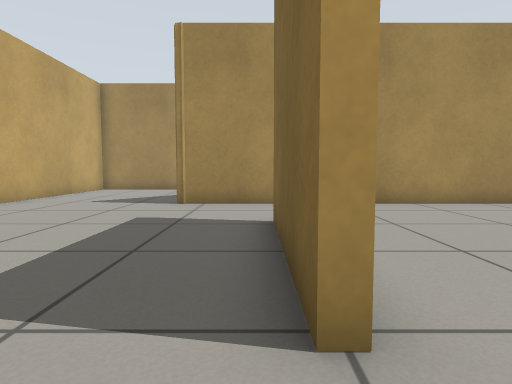
View 1 (above)

16 first-person views from a walk through a Gazebo world. The camera is 0.5 m above the floor, tilts 4° down and sees 75° across. The floor is counted in squares, 0.5 m on a side. Each view is taken from the middle of a square. On the plan, view 1 faces up. The plan holds only what a view shows up to about 12 squares ahead; the rest is blank.

View 2
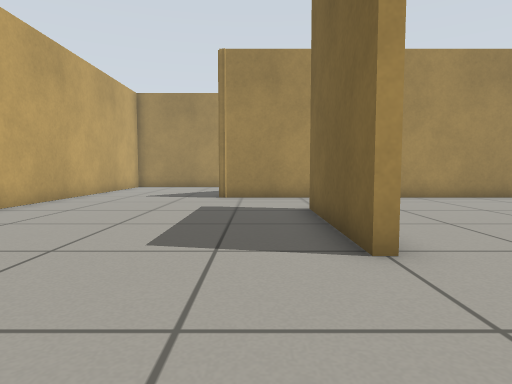

View 3
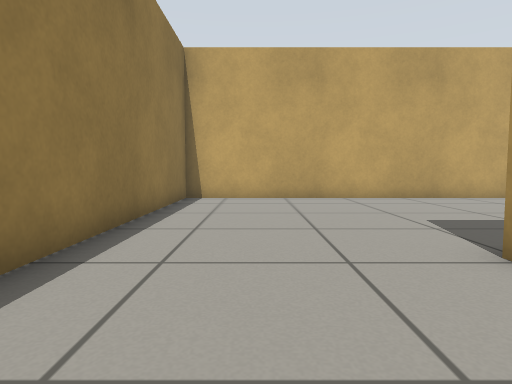

View 4
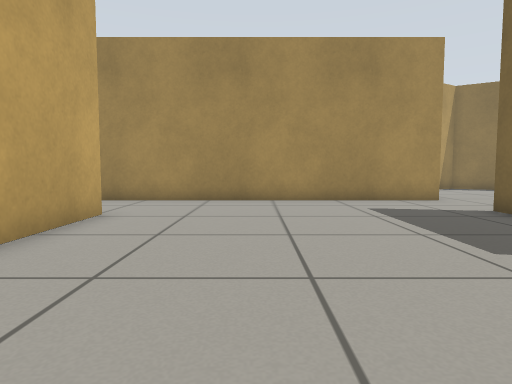

View 5
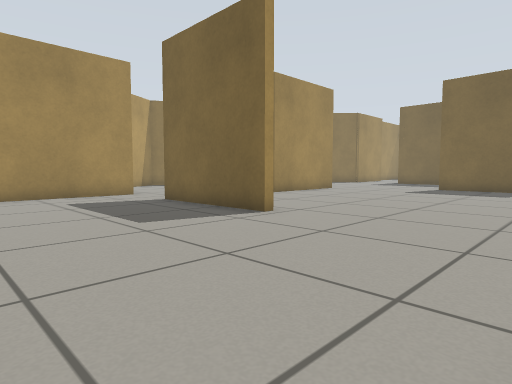

View 6
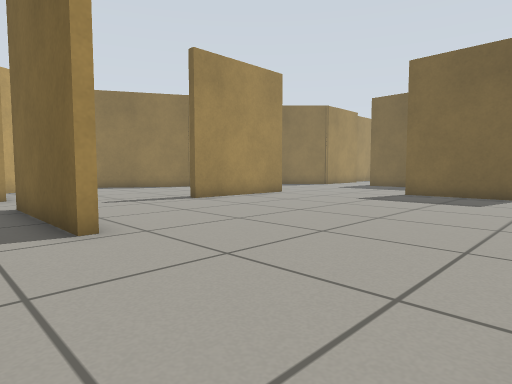

View 7
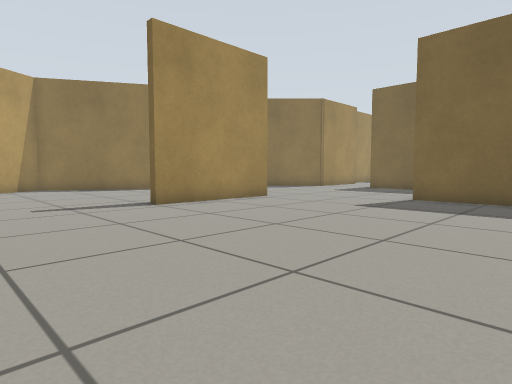

View 8
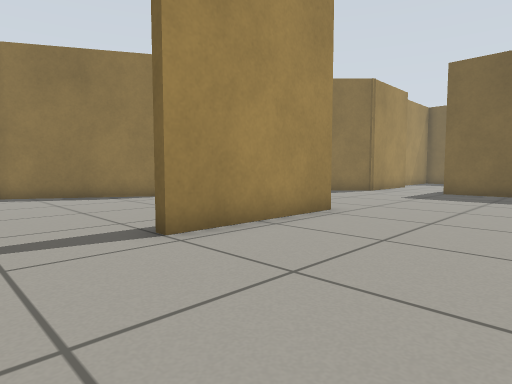

View 9
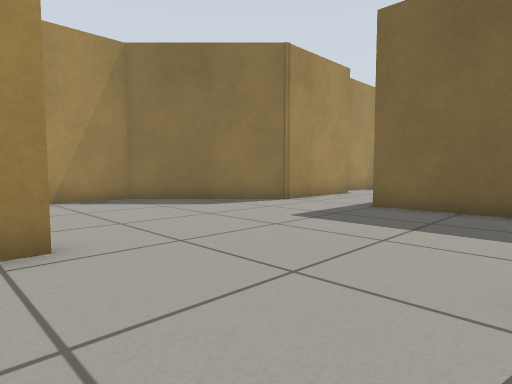

View 10
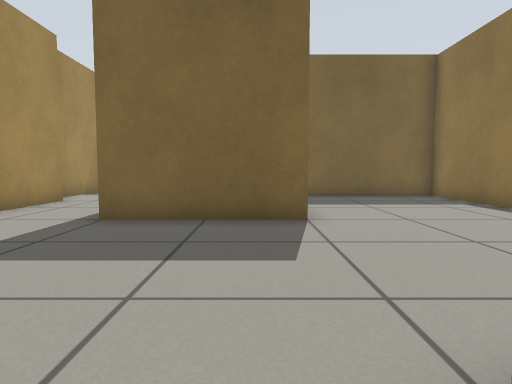

View 11
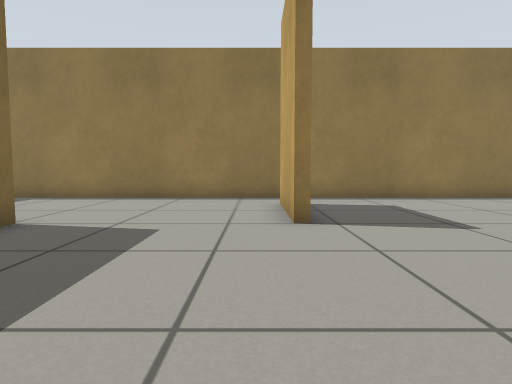

View 12
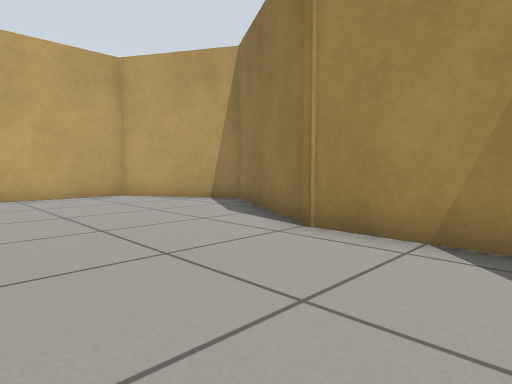

View 13
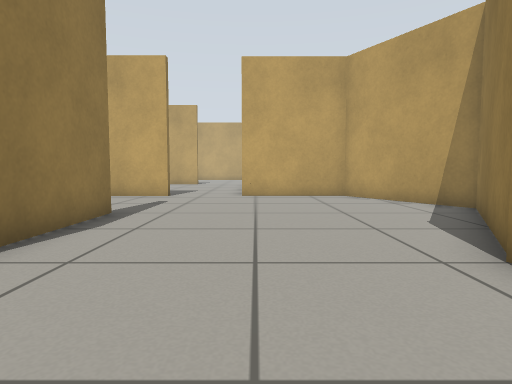

View 14
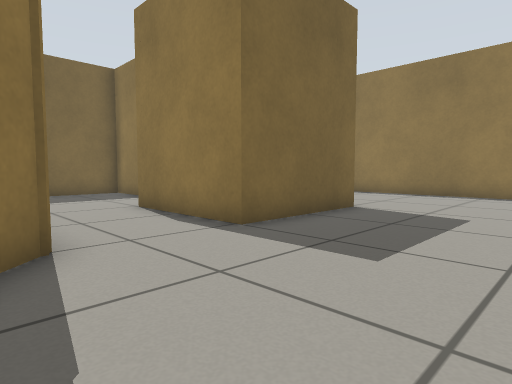

View 15
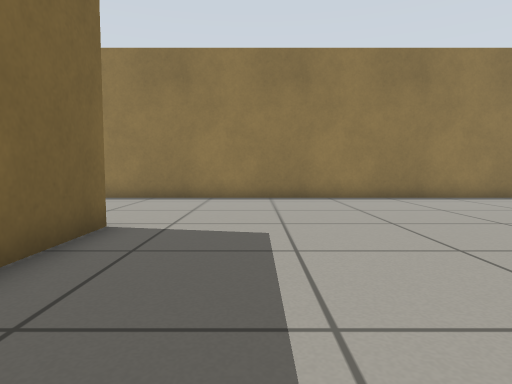

View 16
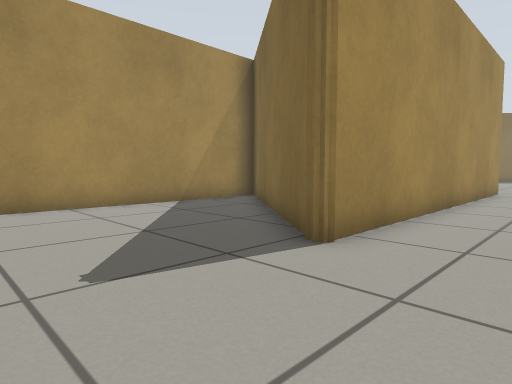

### Floor plan
Points are (right, up) in squares from view 1. A wall is a line through its corners. A room is listed if a view was taken in it or the views show most of it. See-through windows are left out.
Room 1 (views 1, 2, 16)
walls: (-2.4, 9.5) (2.6, 15.7); (0.6, 9.5) (-2.2, 9.5) (-2.2, 9.9); (0.7, 1.8) (0.3, 1.8) (0.3, 6.4); (-7.3, 12.2) (-7.3, -3.4) (0.4, -3.4); (2.4, 16) (-4.9, 16)
ways out: opening at (0, -1) to room 2; opening at (0, 8) to room 2
Room 2 (views 3, 4, 5, 6, 7, 8, 9, 10, 11, 12, 13, 14, 15)
walls: (14.5, 6.7) (17.9, 6.7); (19.1, 6.4) (14.5, 6.4); (10, 2.3) (9.6, 2.3) (9.6, 6.9); (9.8, 6.9) (9.8, 4.6); (21.3, 2) (21.3, -1.6); (21, -1.4) (21, 2); (26.4, 2) (26.4, 6) (30.4, 6); (0.6, 6.4) (0.6, 3.2); (30.4, 9) (26.4, 9) (22.8, 12.7) (18.6, 12.7) (13.7, 15.5) (9.8, 13.3) (9.8, 9.5) (0.6, 9.5); (0.4, -3.4) (32.1, -3.4) (32.1, 1.1)
ways out: opening at (0, -1) to room 1; opening at (0, 8) to room 1; opening at (31, 7.5)

Where each view was taken, in squares from view 1:
view 1: 0 up, 0 right, facing up
view 2: 2 down, 1 left, facing up
view 3: 1 down, 4 right, facing left
view 4: 1 down, 4 right, facing up
view 5: 3 down, 4 right, facing up-right
view 6: 3 down, 8 right, facing up-right
view 7: 2 down, 10 right, facing up-right
view 8: 2 up, 12 right, facing up-right
view 9: 2 up, 18 right, facing up-right
view 10: 3 up, 20 right, facing right
view 11: 8 up, 22 right, facing down
view 12: 8 up, 22 right, facing up-left
view 13: 10 up, 22 right, facing left
view 14: 10 up, 22 right, facing down-right
view 15: 8 up, 7 right, facing down
view 16: 7 up, 6 left, facing up-right
